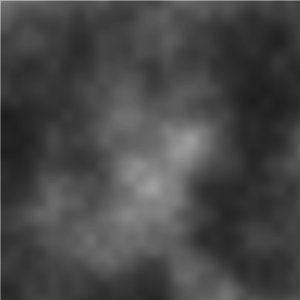
Frame 1 (no input)
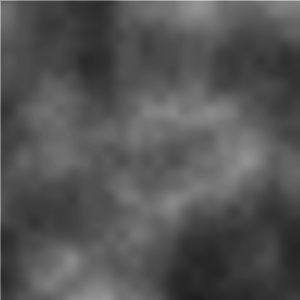
Frame 60 (the mouse pressed at the canvas centre just before this capture)
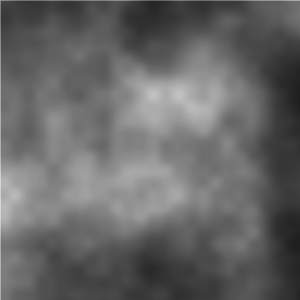
Frame 120 (the mouse held since frame 60 and released just before this capture)

The Processing sketch that drew these frames (run headless with seeded random() and noise(); from frame 60 on, the mouse is pressed at the canvas centre):

// Processing sketch: ch5
// ── ch5.pde
void setup() {
  size(300, 300);
  smooth();
}


void draw() {
  background(255);

  float xstart = random(10);
  float ynoiseInit = random(10);
  int cols = width + 1;

  for (int i = 0; i < cols * height; i++) {
    int x = i % cols;
    int y = i / cols;
    float xnoise = xstart + (x + 1) * 0.01;
    float ynoise = ynoiseInit + (y + 1) * 0.01;
    int alph = int(noise(xnoise, ynoise) * 255);
    stroke(0, alph);
    line(x, y, x+1, y+1);
  }
}
